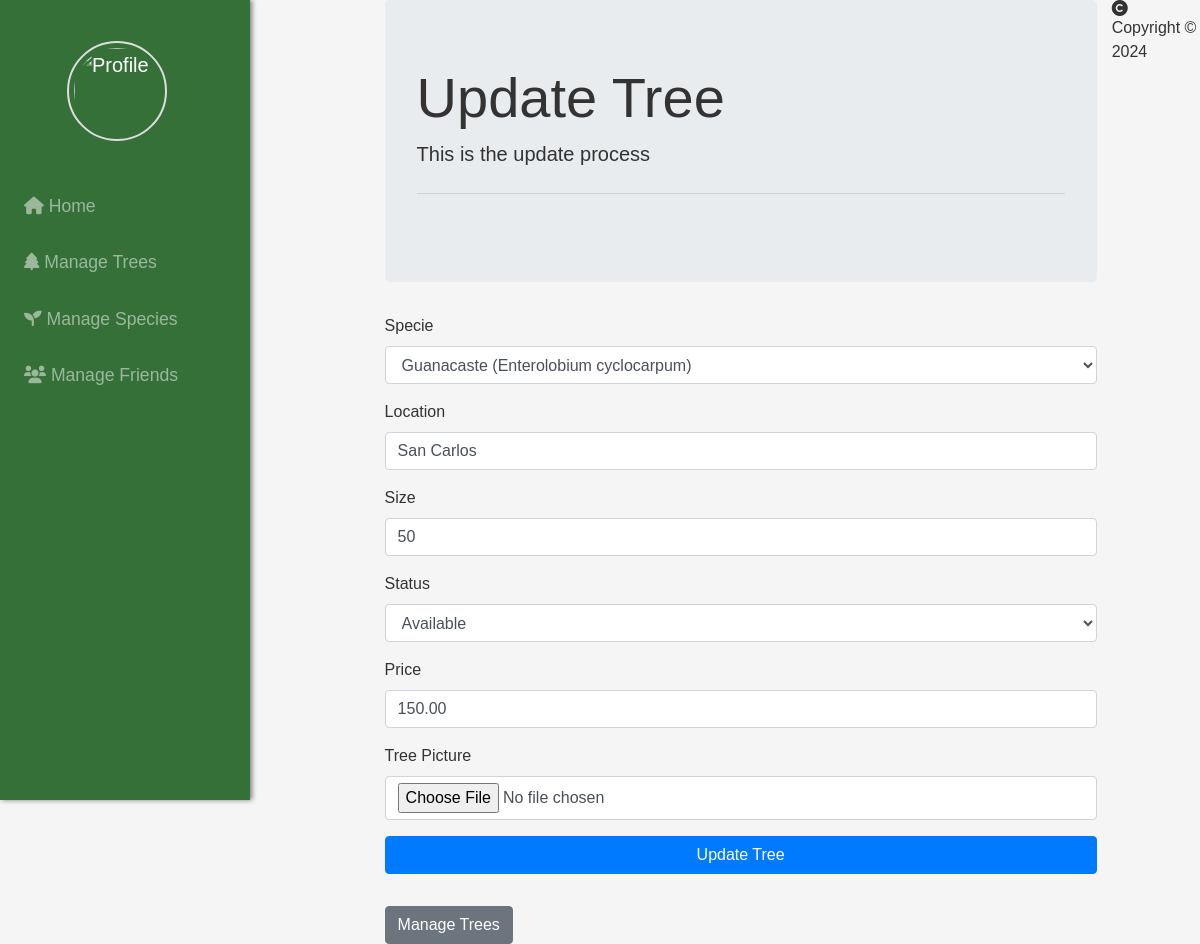
Page /administrator/update_tree.php?id=1 on the committed database.
### tables this page shows
CREATE TABLE `trees` (
  `Id_Tree` int(11) NOT NULL,
  `Specie_Id` int(11) DEFAULT NULL,
  `Location` varchar(255) NOT NULL,
  `Size` int(11) NOT NULL,
  `StatusT` int(1) NOT NULL DEFAULT 1,
  `Price` decimal(10,2) NOT NULL,
  `Photo_Path` varchar(255) DEFAULT NULL
);

CREATE TABLE `species` (
  `Id_Specie` int(11) NOT NULL,
  `Commercial_Name` varchar(100) DEFAULT NULL,
  `Scientific_Name` varchar(100) DEFAULT NULL,
  `StatusS` int(2) DEFAULT 1
);

### utils/administrator/admin_functions.php (called while the page is built, shortened)
<?php
function getConnection(): bool|mysqli {
    $servername = "localhost";
    $username   = "root";
    $password   = "";
    $dbname     = "mytrees";
    try {
        $conn = new mysqli($servername, $username, $password, $dbname, 3306);
        return $conn;
    } catch (Exception $e) {
        echo "Error de conexión: " . $e->getMessage();
        return false;
    }
}
function getSpecies(): array {
    $conn = getConnection();
    $species = [];
    if ($conn) {
        $query = "
            SELECT Id_Specie, Commercial_Name, Scientific_Name
            FROM species
            WHERE StatusS = 1
        ";
        $result = mysqli_query($conn, $query);
        if ($result) {
            while ($row = mysqli_fetch_assoc($result)) {
                $species[] = [
                    'Id_Specie'          => $row['Id_Specie'],
                    'Commercial_Name'    => $row['Commercial_Name'],
                    'Scientific_Name'    => $row['Scientific_Name'],
                ];
            }
        } else {
            echo "Query error: " . mysqli_error($conn);
        }
    } else {
        echo "Connection error: " . mysqli_connect_error();
    }
    return $species;
}
function getTreeById($id_tree): array {
    $conn = getConnection();
    $trees = [];
    if ($conn) {
        $query = "
            SELECT Id_Tree, Specie_Id, Location, Size, StatusT, Price, Photo_Path
            FROM trees
            WHERE Id_Tree = ?
        ";
        $stmt = mysqli_prepare($conn, $query);
        mysqli_stmt_bind_param($stmt, 'i', $id_tree);
        mysqli_stmt_execute($stmt);
        $result = mysqli_stmt_get_result($stmt);
        if ($result) {
            while ($row = mysqli_fetch_assoc($result)) {
                $trees[] = [
                    'Id_Tree'       => $row['Id_Tree'],
                    'Specie_Id'     => $row['Specie_Id'],
                    'Location'      => $row['Location'],
                    'Size'          => $row['Size'],
                    'StatusT'       => $row['StatusT'],
                    'Price'         => $row['Price'],
                    'Photo_Path'    => $row['Photo_Path'],
                ];
            }
        } else {
            echo "Query error: " . mysqli_error($conn);
        }
    } else {
        echo "Connection error: " . mysqli_connect_error();
    }
    return $trees;
}

### administrator/update_tree.php (the view, shortened to what this page needs)
<?php
require_once(__DIR__ . '/../utils/administrator/admin_functions.php');
    $action_path = $_SERVER["DOCUMENT_ROOT"] . "/MyTreesProject/actions/administrator/update_tree.php";
    $tree = null;
    if (isset($_GET['id'])) {
        $id_tree = (int)$_GET['id'];
        $treeID = getTreeById($id_tree);
        $species = getSpecies();
        if (!is_array($treeID) || empty($treeID)) {
            die("Tree not found.");
        } else {
            $tree = $treeID[0];
        }
    }
?>
<?php require('../inc/header_admin.php')?>
<div class="container-fluid">
    <div class="jumbotron">
        <h1 class="display-4">Update Tree</h1>
        <p class="lead">This is the update process</p>
        <hr class="my-4">
    </div>
    <form method="post" action="<?php echo $action_path; ?>">
        <div class="form-group">
            <label for="specie_id">Specie</label>
            <select id="specie_id" class="form-control" name="specie_id">
                <?php foreach ($species as $specie): ?>
                    <option value="<?php echo $specie['Id_Specie']; ?>"
                        <?php echo ($specie['Id_Specie'] == $tree['Specie_Id']) ? 'selected' : ''; ?>>
                        <?php echo htmlspecialchars($specie['Commercial_Name']) . " (" . htmlspecialchars($specie['Scientific_Name']) . ")"; ?>
                    </option>
                <?php endforeach; ?>
            </select>
        </div>
        <div class="form-group">
            <label for="location">Location</label>
            <input id="location" class="form-control" type="text" name="location" value="<?php echo htmlspecialchars($tree['Location']); ?>">
        </div>
        <div class="form-group">
            <label for="size">Size</label>
            <input id="size" class="form-control" type="number" name="size" value="<?php echo htmlspecialchars($tree['Size']); ?>">
        </div>
        <div class="form-group">
            <label for="statusT">Status</label>
            <select id="statusT" class="form-control" name="statusT">
                <option value="1" <?php if ($tree['StatusT'] == 1) echo 'selected'; ?>>Available</option>
            </select>
        </div>
        <div class="form-group">
            <label for="price">Price</label>
            <input id="price" class="form-control" type="number" name="price" value="<?php echo htmlspecialchars($tree['Price']); ?>">
        </div>
        <div class="form-group">
            <label for="photoPath">Tree Picture</label>
            <input type="file" class="form-control" name="photoPath" id="photoPath" accept="image/png, image/jpeg">
        </div>
        <button type="submit" class="btn btn-primary"> Update Tree </button>
    </form>
    <a href="../administrator/manage_trees.php" class="btn btn-secondary mt-3">Manage Trees</a>
</div>
<?php require('../inc/footer.php'); ?>

### css/header_admin.css (style rules this page uses)
body { font-family: Arial, sans-serif; margin: 0; padding: 0; display: flex; background-color: #f5f5f5; color: #333333; }

### css/profile.css (style rules this page uses)
.form-group { margin-bottom: 1rem; }
label { display: block; margin-bottom: 0.5rem; text-align: left; }
.form-control { text-align: left; width: 100%; }
button { width: 100%; }

### rows in the picture
trees: specie_id "Guanacaste (Enterolobium cyclocarpum)", location "San Carlos", size "50", statusT "Available", price "150.00"
